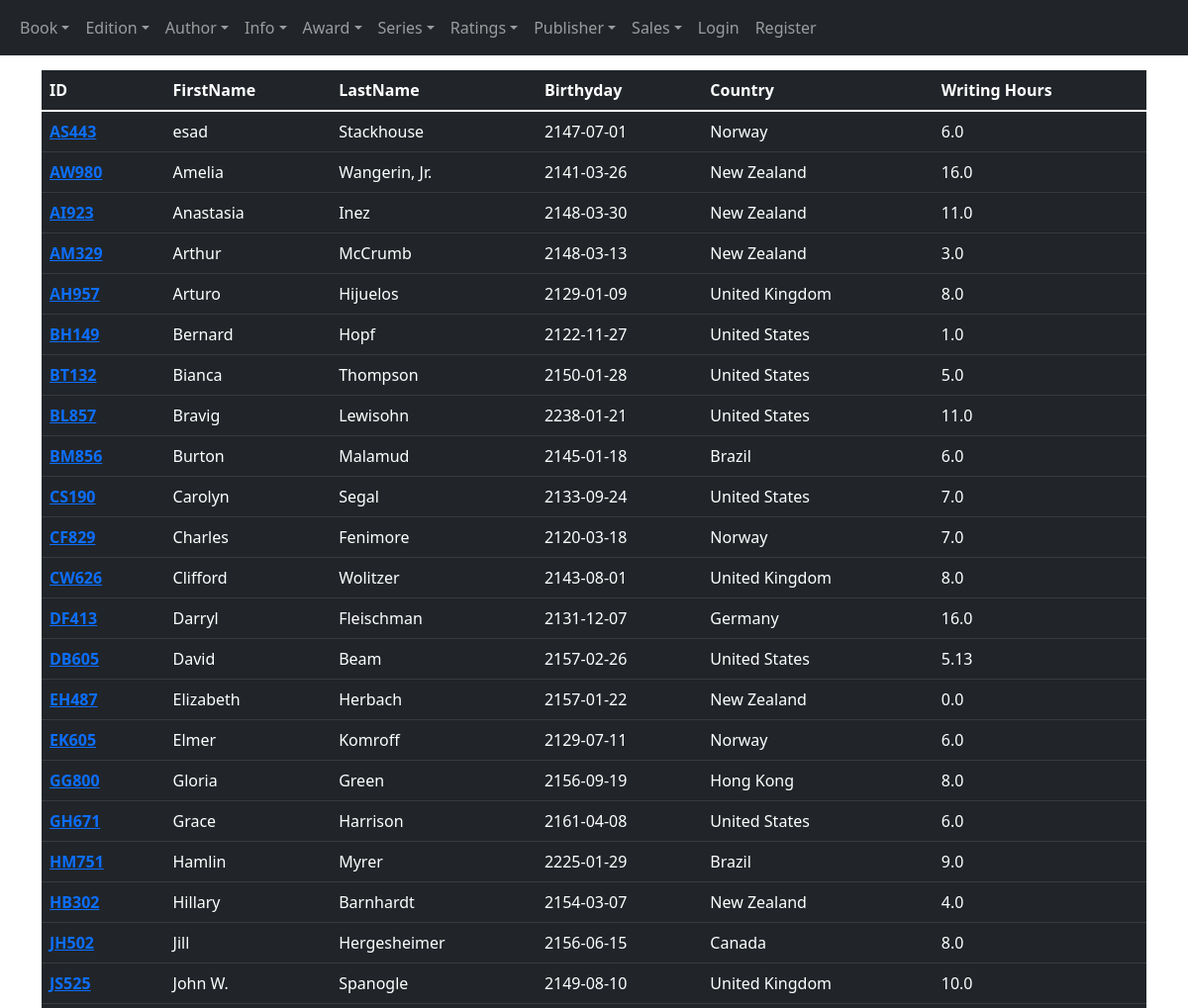
Page /author/showauthor (upper part) on the earlier database version.
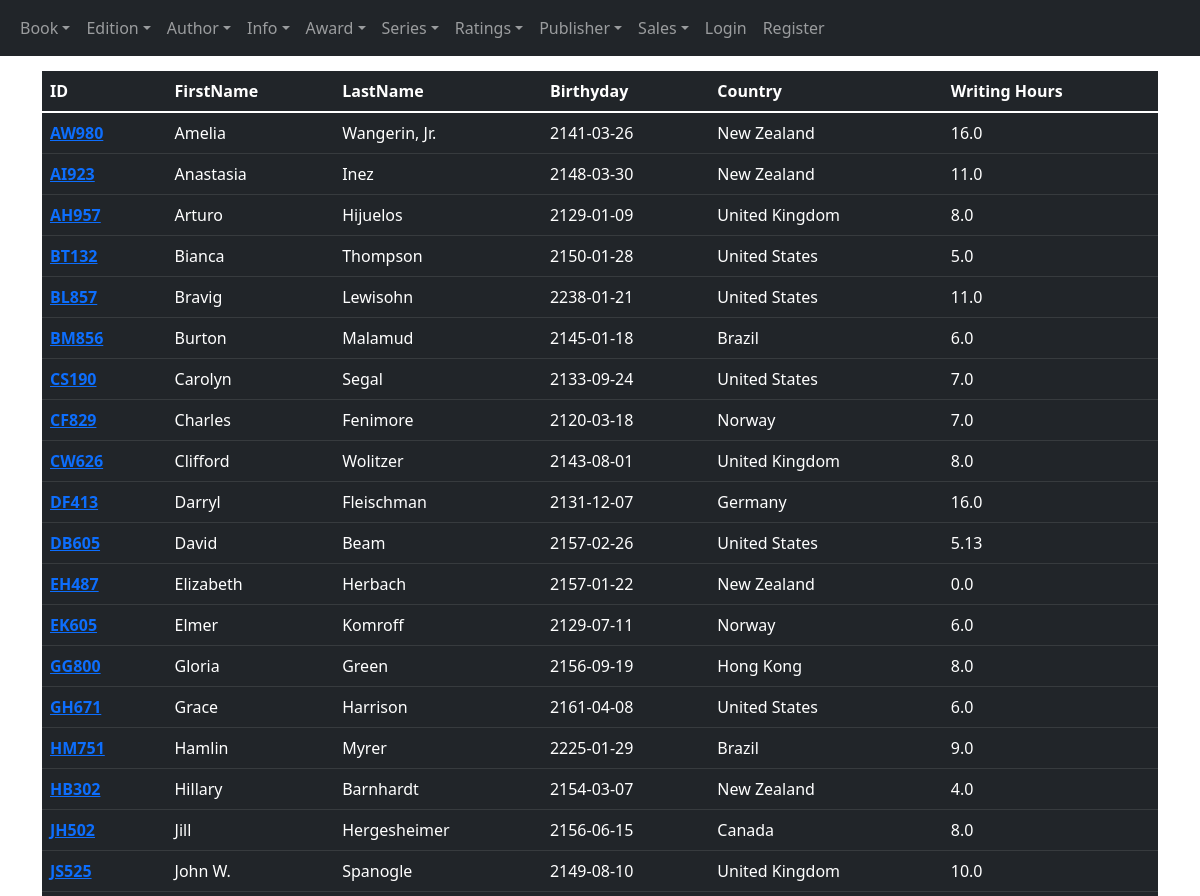
Same page on the later database version.
### tables this page shows
CREATE TABLE "AUTHOR" (
	"AuthID"	TEXT,
	"FirstName"	TEXT,
	"LastName"	TEXT,
	"Birthday"	TIMESTAMP,
	"CountryOfResidence"	TEXT,
	"HrsWritingPerDay"	REAL,
	PRIMARY KEY("AuthID")
);

### server.py (the view)
@app.route("/author/showauthor")
def showauthor():
    rows = db.show_all_authors()
    birthday = []
    for row in rows:
        birthday.append(row["Birthday"].split()[0])
    return render_template("./author/show_authors.html", rows=rows, birthday=birthday)

### Database.py (called while the page is built)
    def __connect_database(self):
        con = sqlite3.connect(self.databaseName)
        con.row_factory = sqlite3.Row
        return con

    def show_all_authors(self):
        cur = self.__connect_database().cursor()
        cur.execute("SELECT * FROM Author")
        rows = cur.fetchall()
        return rows

### templates/author/show_authors.html (shortened to what this page needs)
{% extends "layout.html" %}
{% block Body %}
<div class="container" style="padding-top: 15px;">
    <div class="table-responsive">
        <table class="table table-hover table-dark" , style="width: 100%">
            <thead>
                <tr>
                    <th scope="col">ID</th>
                    <th scope="col">FirstName</th>
                    <th scope="col">LastName</th>
                    <th scope="col">Birthyday</th>
                    <th scope="col">Country</th>
                    <th scope="col">Writing Hours</th>
                </tr>
            </thead>
            <tbody>
                {% for row in rows %}
                <tr>
                    <th scope="row"><a href='update_author{{row["AuthId"]}}'>{{row["AuthId"]}}</a></th>
                    <td>{{row["FirstName"]}}</td>
                    <td>{{row["LastName"]}}</td>
                    <td>{{birthday[loop.index - 1]}}</td>
                    <td>{{row["CountryOfResidence"]}}</td>
                    <td>{{row["HrsWritingPerDay"]}}</td>
                </tr>
                {% endfor %}
            </tbody>
        </table>
    </div>
</div>
{% endblock %}

### templates/layout.html (shortened to what this page needs)
<!DOCTYPE html>
<html lang="en">
<head>
    <link href="https://cdn.jsdelivr.net/npm/bootstrap@5.1.3/dist/css/bootstrap.min.css" rel="stylesheet"
>
</head>
<body>
    {%include "includes/navbar.html" %}
    {% block Body %}{% endblock %}
</body>
</html>

### templates/includes/navbar.html (shortened to what this page needs)
<nav class="navbar navbar-expand-sm navbar-dark bg-dark" aria-label="Third navbar example">
    <div class="container-fluid">
        <div class="collapse navbar-collapse" id="navbarsExample03">
            <ul class="navbar-nav me-auto mb-2 mb-sm-0">
                <li class="nav-item dropdown">
                    <a class="nav-link dropdown-toggle" href="#" id="dropdown03" data-bs-toggle="dropdown"
                        aria-expanded="false">Book</a>
                </li>
                <li class="nav-item dropdown">
                    <a class="nav-link dropdown-toggle" href="#" id="dropdown03" data-bs-toggle="dropdown"
                        aria-expanded="false">Edition</a>
                </li>
                <li class="nav-item dropdown">
                    <a class="nav-link dropdown-toggle" href="#" id="dropdown03" data-bs-toggle="dropdown"
                        aria-expanded="false">Author</a>
                </li>
                <li class="nav-item dropdown">
                    <a class="nav-link dropdown-toggle" href="#" id="dropdown03" data-bs-toggle="dropdown"
                        aria-expanded="false">Info</a>
                </li>
                <li class="nav-item dropdown">
                    <a class="nav-link dropdown-toggle" href="#" id="dropdown03" data-bs-toggle="dropdown"
                        aria-expanded="false">Award</a>
                </li>
                <li class="nav-item dropdown">
                    <a class="nav-link dropdown-toggle" href="#" id="dropdown03" data-bs-toggle="dropdown"
                        aria-expanded="false">Series</a>
                </li>
                <li class="nav-item dropdown">
                    <a class="nav-link dropdown-toggle" href="#" id="dropdown03" data-bs-toggle="dropdown"
                        aria-expanded="false">Ratings</a>
                </li>
                <li class="nav-item dropdown">
                    <a class="nav-link dropdown-toggle" href="#" id="dropdown03" data-bs-toggle="dropdown"
                        aria-expanded="false">Publisher</a>
                </li>
                <li class="nav-item dropdown">
                    <a class="nav-link dropdown-toggle" href="#" id="dropdown03" data-bs-toggle="dropdown"
                        aria-expanded="false">Sales</a>
                </li>
                {%if session["logged_in"]%}
                <li class="nav-item">
                    <a class="nav-link" href="/logout">Logout</a>
                </li>
                <li class="nav-item">
                    <a class="nav-link" href="/unregister">Unregister</a>
                </li>
                {%else%}
                <li class="nav-item">
                    <a class="nav-link" href="/login">Login</a>
                </li>
                <li class="nav-item">
                    <a class="nav-link" href="/register">Register</a>
                </li>
                {%endif%}
            </ul>
        </div>
    </div>
</nav>

Differences in the rows shown:
removed AUTHOR: AuthId "AS443", FirstName "esad", LastName "Stackhouse", Birthday "2147-07-01", CountryOfResidence "Norway", HrsWritingPerDay "6.0"
removed AUTHOR: AuthId "AM329", FirstName "Arthur", LastName "McCrumb", Birthday "2148-03-13", CountryOfResidence "New Zealand", HrsWritingPerDay "3.0"
removed AUTHOR: AuthId "BH149", FirstName "Bernard", LastName "Hopf", Birthday "2122-11-27", CountryOfResidence "United States", HrsWritingPerDay "1.0"
